Frame 1 (no input): blank canvas, image omitted
Frame 60 (the mouse pressed at the canvas centre just before this capture): blank canvas, image omitted
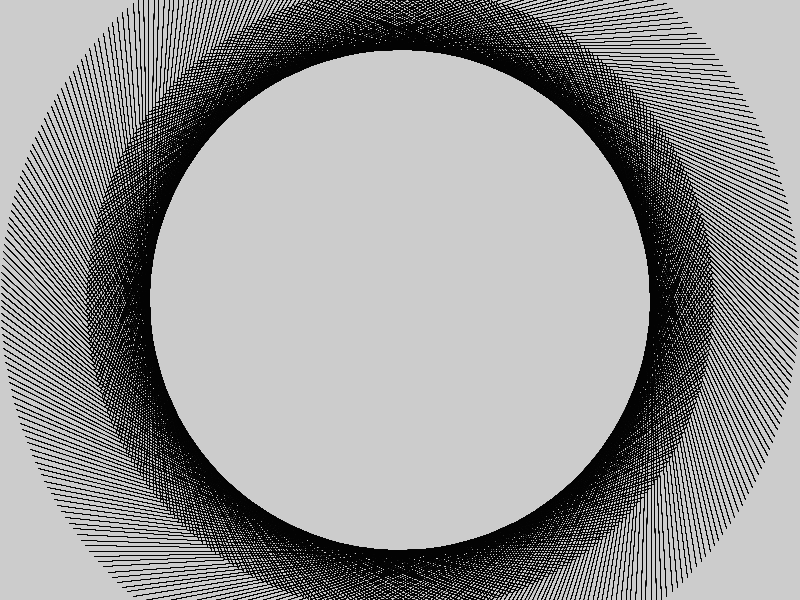
Frame 120 (the mouse held since frame 60 and released just before this capture)

The Processing sketch whose frames 1 and 60 were blank and that drew this single picture after the mouse press (run headless with seeded random() and noise(); from frame 60 on, the mouse is pressed at the canvas centre):

// Processing sketch: processing_52694
// ── processing_52694.pde

int mode=1;

void setup(){
size(800,600);
noFill();
smooth();
strokeWeight(.1);

}

void draw(){
translate(width/2,height/2);  
for(int i = 0 ; i < mouseX ; i++){
 rotate(radians(91));
 line(0, mouseX-1,mouseY+13, 11); 



}
 }

void keyPressed(){
  if(key=='1'){
  mode=1;
}  else if(key=='2'){
  mode=2;
}
 if(mode==1){
 background(0,217,181);
 } else if(mode== 2){
   background(184,161,255);

}

}
